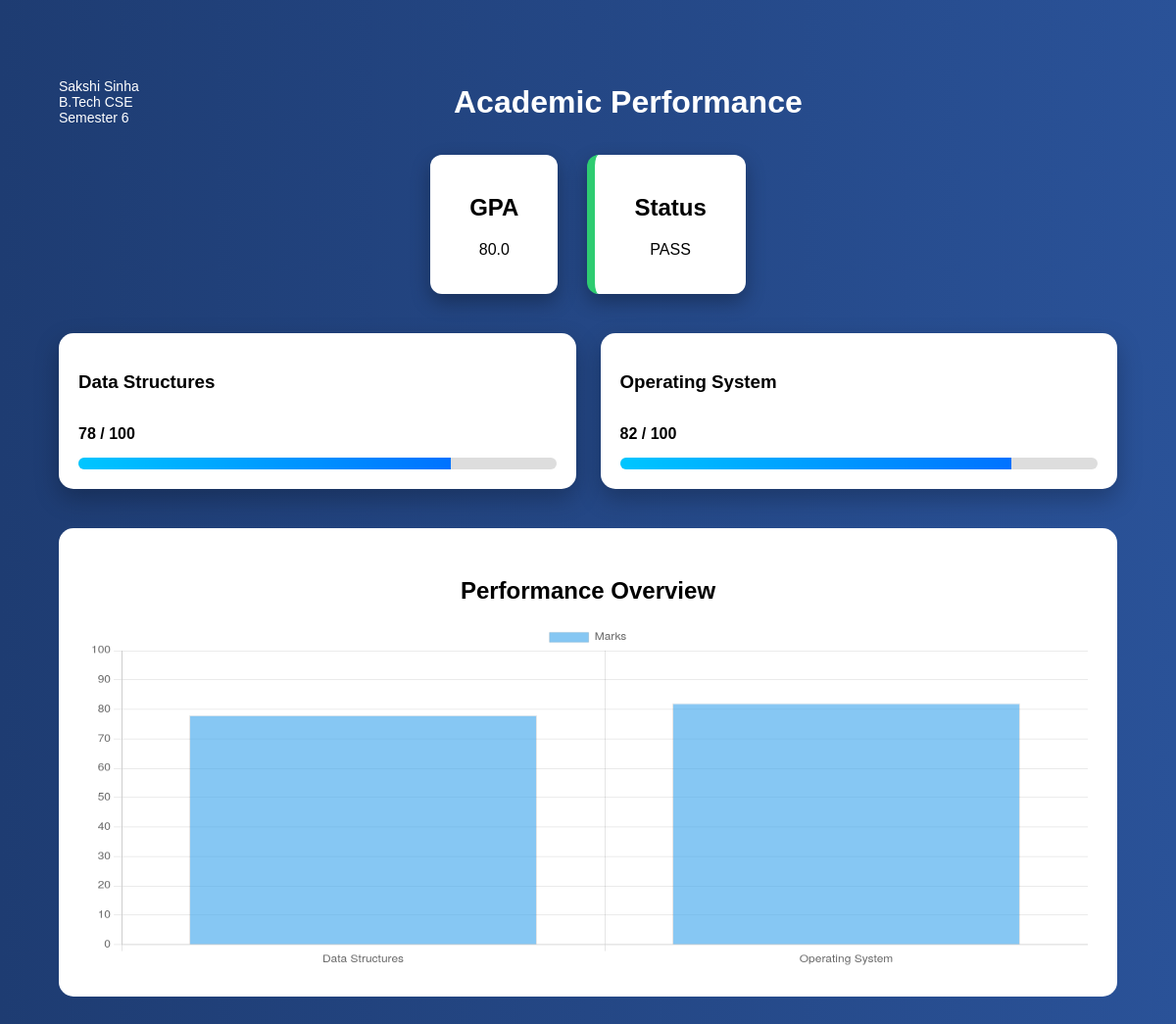
The page /student/academics (signed in) on the database its author committed.
### tables this page shows
CREATE TABLE students (
    id INTEGER PRIMARY KEY AUTOINCREMENT,
    name TEXT,
    enrollment TEXT UNIQUE,
    password TEXT,
    course TEXT,
    semester TEXT,
    year TEXT
, branch TEXT);

CREATE TABLE subjects (
    id INTEGER PRIMARY KEY AUTOINCREMENT,
    student_id INTEGER,
    subject_name TEXT,
    teacher_name TEXT,
    attendance INTEGER,
    internal_marks INTEGER,
    syllabus_file TEXT,
    course TEXT,
    semester TEXT,
    FOREIGN KEY(student_id) REFERENCES students(id)
);

### app.py (the view)
@app.route("/student/academics")
def academics():
    if "student_id" not in session:
        return redirect(url_for("login"))
    conn = get_db_connection()
    student = conn.execute(
        "SELECT * FROM students WHERE id=?",
        (session["student_id"],)
    ).fetchone()
    subjects = conn.execute(
        "SELECT * FROM subjects WHERE student_id=?",
        (session["student_id"],)
    ).fetchall()
    conn.close()
    total_marks = 0
    total_subjects = len(subjects)
    subjects_with_grades = []
    for sub in subjects:
        marks = sub["internal_marks"]
        if marks >= 90:
            grade = "A+"
        elif marks >= 75:
            grade = "A"
        elif marks >= 60:
            grade = "B"
        elif marks >= 50:
            grade = "C"
        else:
            grade = "F"
        total_marks += marks
        subjects_with_grades.append({
            "name": sub["subject_name"],
            "marks": marks,
            "grade": grade
        })
    gpa = round(total_marks / total_subjects, 2) if total_subjects > 0 else 0
    status = "PASS" if all(s["grade"] != "F" for s in subjects_with_grades) else "FAIL"
    subject_names = [sub["name"] for sub in subjects_with_grades]
    subject_marks = [sub["marks"] for sub in subjects_with_grades]
    return render_template(
        "academics.html",
        student=student,
        subjects=subjects_with_grades,
        gpa=gpa,
        status=status,
        subject_names=subject_names,
        subject_marks=subject_marks
    )

### app.py (called while the page is built)
def get_db_connection():
    conn = sqlite3.connect("database.db")
    conn.row_factory = sqlite3.Row
    return conn

### templates/academics.html (shortened to what this page needs)
<!DOCTYPE html>
<html>
<head>
    <link rel="stylesheet" href="{{ url_for('static', filename='academics.css') }}">
</head>
<body>
<div class="container">
    <div class="top-header">
        <div class="student-inline">
            {{ student['name'] }} <br>
            {{ student['course'] }} <br>
            Semester {{ student['semester'] }}
        </div>
        <div class="page-title">
            <h1>Academic Performance</h1>
        </div>
    </div>
    <div class="summary">
        <div class="gpa-box">
            <h2>GPA</h2>
            <p>{{ gpa }}</p>
        </div>
        <div class="status-box {{ status }}">
            <h2>Status</h2>
            <p>{{ status }}</p>
        </div>
    </div>
    <div class="subjects-container">
        {% for sub in subjects %}
        <div class="subject-card">
            <div class="card-header">
                <h3>{{ sub.name }}</h3>
                {% if sub.grade == "A+" %}
                    <span class="grade grade-aplus">A+</span>
                {% elif sub.grade == "A" %}
                    <span class="grade grade-a">A</span>
                {% elif sub.grade == "B" %}
                    <span class="grade grade-b">B</span>
                {% elif sub.grade == "C" %}
                    <span class="grade grade-c">C</span>
                {% else %}
                    <span class="grade grade-f">F</span>
                {% endif %}
            </div>
            <div class="marks">
                {{ sub.marks }} / 100
            </div>
            <div class="progress-bar">
                <div class="progress" data-width="{{ sub.marks }}"></div>
            </div>
        </div>
        {% endfor %}
    </div>
    <div class="chart-section">
        <h2>Performance Overview</h2>
        <canvas id="marksChart"></canvas>
    </div>
</div>
<script>
document.addEventListener("DOMContentLoaded", function () {
    const subjectNames = {{ subject_names | tojson }};
    const subjectMarks = {{ subject_marks | tojson }};
    const canvas = document.getElementById('marksChart');
    if (!canvas) return;
    const ctx = canvas.getContext('2d');
    new Chart(ctx, {
        type: 'bar',
        data: {
            labels: subjectNames,
            datasets: [{
                label: 'Marks',
                data: subjectMarks,
                backgroundColor: 'rgba(54, 162, 235, 0.6)',
                borderWidth: 1
            }]
        },
        options: {
            responsive: true,
            maintainAspectRatio: false,
            scales: {
                y: {
                    beginAtZero: true,
                    max: 100
                }
            }
        }
    });
});
</script>
</body>
</html>

### static/academics.css (style rules this page uses)
body { font-family: Arial, sans-serif; background: linear-gradient(to right, #1e3c72, #2a5298); margin: 0; padding: 0; color: white; }
.container { width: 90%; margin: 40px auto; padding: 40px; }
h1 { text-align: center; margin-bottom: 40px; }
.summary { display: flex; justify-content: center; gap: 30px; margin-bottom: 40px; }
.gpa-box, .status-box { background: white; color: black; padding: 20px 40px; border-radius: 12px; text-align: center; box-shadow: 0 8px 20px rgba(0,0,0,0.3); }
.status-box.PASS { border-left: 8px solid #2ecc71; }
.subjects-container { display: grid; grid-template-columns: repeat(auto-fit, minmax(280px, 1fr)); gap: 25px; }
.subject-card { background: white; color: black; padding: 20px; border-radius: 15px; box-shadow: 0 10px 25px rgba(0,0,0,0.25); transition: transform 0.3s ease; }
.card-header { display: flex; justify-content: space-between; align-items: center; }
.grade { padding: 5px 12px; border-radius: 20px; font-weight: bold; color: white; }
.marks { margin: 15px 0; font-weight: bold; }
.progress-bar { width: 100%; background: #ddd; height: 12px; border-radius: 10px; overflow: hidden; }
.progress { height: 100%; background: linear-gradient(to right, #00c6ff, #0072ff); transition: width 1s ease-in-out; }
.top-header { display: flex; justify-content: space-between; align-items: center; margin-bottom: 30px; }
.student-inline { font-size: 14px; font-weight: 500; }
.page-title { flex: 1; text-align: center; }
.page-title h1 { margin: 0; }
.chart-section { margin-top: 40px; padding: 30px; background: white; border-radius: 15px; color: black; }
.chart-section h2 { text-align: center; margin-bottom: 20px; }
.chart-section canvas { height: 350px !important; }

### rows shown on the page
students: name "Sakshi Sinha", course "B.Tech CSE", semester "6"
subjects: name "Data Structures", marks "78"
subjects: name "Operating System", marks "82"

### other values the page prints
{{ gpa }} "80.0"
{{ status }} "PASS"
chart data {{ subject_names | tojson }} ["Data Structures", "Operating System"]
chart data {{ subject_marks | tojson }} [78, 82]
